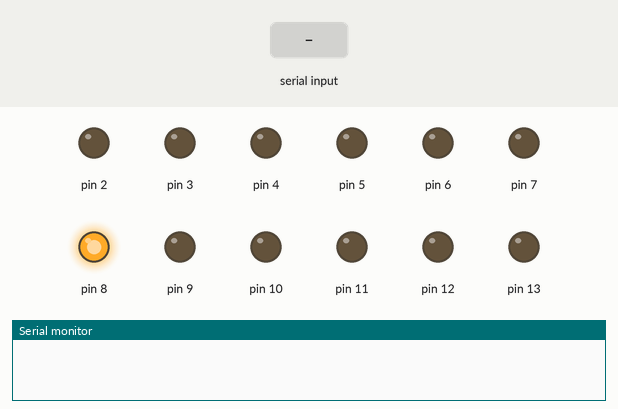
A sketch run on a simulated Arduino Uno, built with avr-gcc and run on an emulated ATmega328P. Parts: output pins drawn as LEDs (lit = HIGH), the last lines printed to the serial monitor. The inputs (shaded band) are chosen by the test bench.

Above: at 1.2 s.
1.3 s: "90,45\n" received over Serial
At 1.45 s:
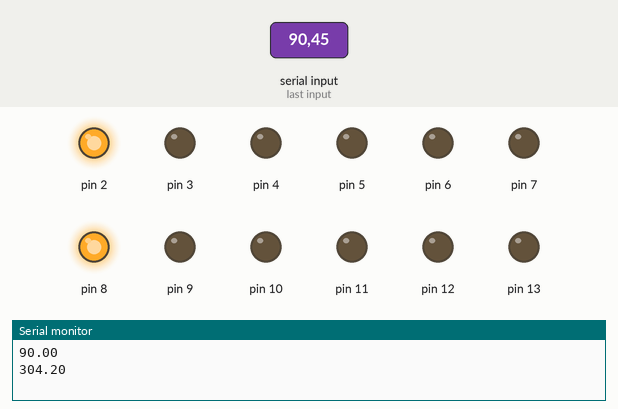
Timing chart, 0 to 4.3 s (numbered marks = the images above; inputs shaded):
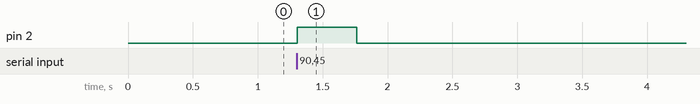

Measured:
- after the input at 1.3 s, pin 2: LOW → HIGH at once, → LOW 0.46 s later

The sketch:

__.ino
```cpp
//13下一栏，7上一栏，2左键，5右键，8VCC
double abc=0;

void setup() {
  for(int i=2;i<=13;i++){pinMode(i,OUTPUT);}
  digitalWrite(8,HIGH);
  Serial.begin(9600);
}

void loop() {
   if (Serial.available()>0){
   abc = Serial.parseInt();
   Serial.println(abc);
   abc = abc*3.38;
   Serial.println(abc);
   digitalWrite(2,HIGH);
   delay(int(abc));
   digitalWrite(2,LOW);
  }
}
```
